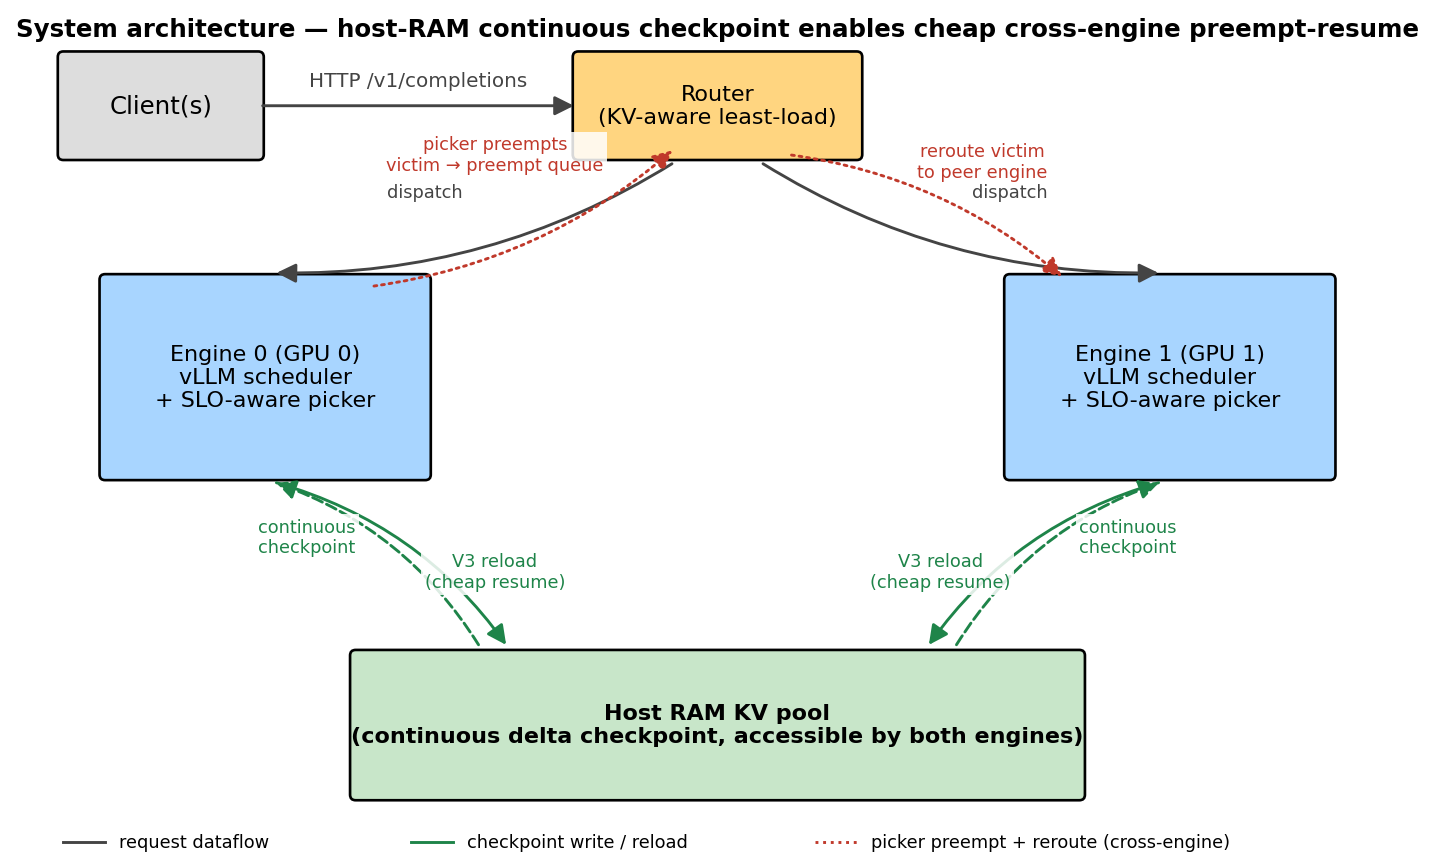

Python code for this plot:
"""Paper system design figure.

Three boxes + dataflow arrows, no implementation detail (pinned memory
vs /dev/shm collapsed into 'Host RAM KV pool')."""
import matplotlib.pyplot as plt
import matplotlib.patches as mp
from matplotlib.patches import FancyArrowPatch, FancyBboxPatch
from pathlib import Path

OUT = Path(__file__).resolve().parent

# ────────── canvas ──────────
fig, ax = plt.subplots(figsize=(10, 6))
ax.set_xlim(0, 10); ax.set_ylim(0, 6)
ax.set_aspect("equal"); ax.axis("off")

# colors
C_BG = "#fafafa"
C_CLIENT = "#dddddd"
C_ROUTER = "#ffd580"
C_ENGINE = "#a8d5ff"
C_PICKER = "#7eb8ff"
C_RAM    = "#c8e6c9"
C_ARROW  = "#444444"
C_PREEMPT = "#c0392b"
C_RELOAD  = "#1e8449"

def box(ax, x, y, w, h, label, color, fontsize=10, fontweight="normal",
        edgecolor="black", linewidth=1.2):
    p = FancyBboxPatch((x, y), w, h, boxstyle="round,pad=0.04",
                       facecolor=color, edgecolor=edgecolor,
                       linewidth=linewidth)
    ax.add_patch(p)
    ax.text(x + w/2, y + h/2, label, ha="center", va="center",
            fontsize=fontsize, fontweight=fontweight)

def arrow(ax, x0, y0, x1, y1, label=None, color="#444", style="-",
          rad=0, labeloffset=(0, 0), fontsize=8, linewidth=1.3,
          mutation=18):
    arr = FancyArrowPatch((x0, y0), (x1, y1),
                          arrowstyle="-|>",
                          mutation_scale=mutation, linewidth=linewidth,
                          color=color,
                          connectionstyle=f"arc3,rad={rad}",
                          linestyle=style)
    ax.add_patch(arr)
    if label is not None:
        mx = (x0 + x1) / 2 + labeloffset[0]
        my = (y0 + y1) / 2 + labeloffset[1]
        ax.text(mx, my, label, ha="center", va="center",
                fontsize=fontsize, color=color,
                bbox=dict(facecolor="white", edgecolor="none",
                          alpha=0.85, pad=1.5))

# ────────── boxes ──────────
# client
box(ax, 0.3, 5.0, 1.4, 0.7, "Client(s)", C_CLIENT, fontsize=11)

# router
box(ax, 4.0, 5.0, 2.0, 0.7,
    "Router\n(KV-aware least-load)", C_ROUTER, fontsize=10)

# engines
box(ax, 0.6, 2.7, 2.3, 1.4,
    "Engine 0 (GPU 0)\nvLLM scheduler\n+ SLO-aware picker",
    C_ENGINE, fontsize=10)
box(ax, 7.1, 2.7, 2.3, 1.4,
    "Engine 1 (GPU 1)\nvLLM scheduler\n+ SLO-aware picker",
    C_ENGINE, fontsize=10)

# host ram
box(ax, 2.4, 0.4, 5.2, 1.0,
    "Host RAM KV pool\n(continuous delta checkpoint, accessible by both engines)",
    C_RAM, fontsize=10, fontweight="bold")

# ────────── arrows ──────────
# client → router (request)
arrow(ax, 1.7, 5.35, 4.0, 5.35,
      label="HTTP /v1/completions", color=C_ARROW, fontsize=9,
      labeloffset=(0, 0.18))

# router → engine 0 (initial dispatch)
arrow(ax, 4.7, 4.95, 1.8, 4.15,
      label="dispatch", color=C_ARROW, rad=-0.15,
      labeloffset=(-0.35, 0.18))
# router → engine 1
arrow(ax, 5.3, 4.95, 8.2, 4.15,
      label="dispatch", color=C_ARROW, rad=0.15,
      labeloffset=(0.35, 0.18))

# engine 0 → host RAM (checkpoint write)
arrow(ax, 1.8, 2.65, 3.5, 1.45,
      label="continuous\ncheckpoint", color=C_RELOAD, rad=-0.18,
      labeloffset=(-0.6, 0.2))
# engine 1 → host RAM
arrow(ax, 8.2, 2.65, 6.5, 1.45,
      label="continuous\ncheckpoint", color=C_RELOAD, rad=0.18,
      labeloffset=(0.6, 0.2))

# host RAM → engine 0 (V3 reload on resume)
arrow(ax, 3.3, 1.45, 1.8, 2.65,
      label="V3 reload\n(cheap resume)", color=C_RELOAD,
      rad=0.18, style="--", labeloffset=(0.85, -0.05))
# host RAM → engine 1
arrow(ax, 6.7, 1.45, 8.2, 2.65,
      label="V3 reload\n(cheap resume)", color=C_RELOAD,
      rad=-0.18, style="--", labeloffset=(-0.85, -0.05))

# picker preempt (engine A → router → engine B)
# engine 0 → router (picker fired victim)
arrow(ax, 2.5, 4.05, 4.7, 5.05,
      label="picker preempts\nvictim → preempt queue",
      color=C_PREEMPT, rad=0.15, style=":", fontsize=8,
      labeloffset=(-0.2, 0.45))
# router → engine 1 (reroute)
arrow(ax, 5.5, 5.0, 7.5, 4.1,
      label="reroute victim\nto peer engine",
      color=C_PREEMPT, rad=-0.15, style=":", fontsize=8,
      labeloffset=(0.4, 0.4))

# ────────── legend ──────────
legend_y = 0.06
ax.plot([0.3, 0.6], [legend_y, legend_y], color=C_ARROW, linewidth=1.3)
ax.text(0.7, legend_y, "request dataflow", fontsize=8, va="center")
ax.plot([2.8, 3.1], [legend_y, legend_y], color=C_RELOAD, linewidth=1.3)
ax.text(3.2, legend_y, "checkpoint write / reload", fontsize=8, va="center")
ax.plot([5.7, 6.0], [legend_y, legend_y], color=C_PREEMPT,
        linewidth=1.3, linestyle=":")
ax.text(6.1, legend_y, "picker preempt + reroute (cross-engine)",
        fontsize=8, va="center")

# ────────── title ──────────
ax.text(5, 5.85,
        "System architecture — host-RAM continuous checkpoint enables "
        "cheap cross-engine preempt-resume",
        ha="center", fontsize=11, fontweight="bold")

plt.tight_layout()
plt.savefig(OUT / "fig_system_design.png", dpi=160, bbox_inches="tight")
plt.savefig(OUT / "fig_system_design.pdf", bbox_inches="tight")
plt.close()
print("saved:", OUT / "fig_system_design.png")
